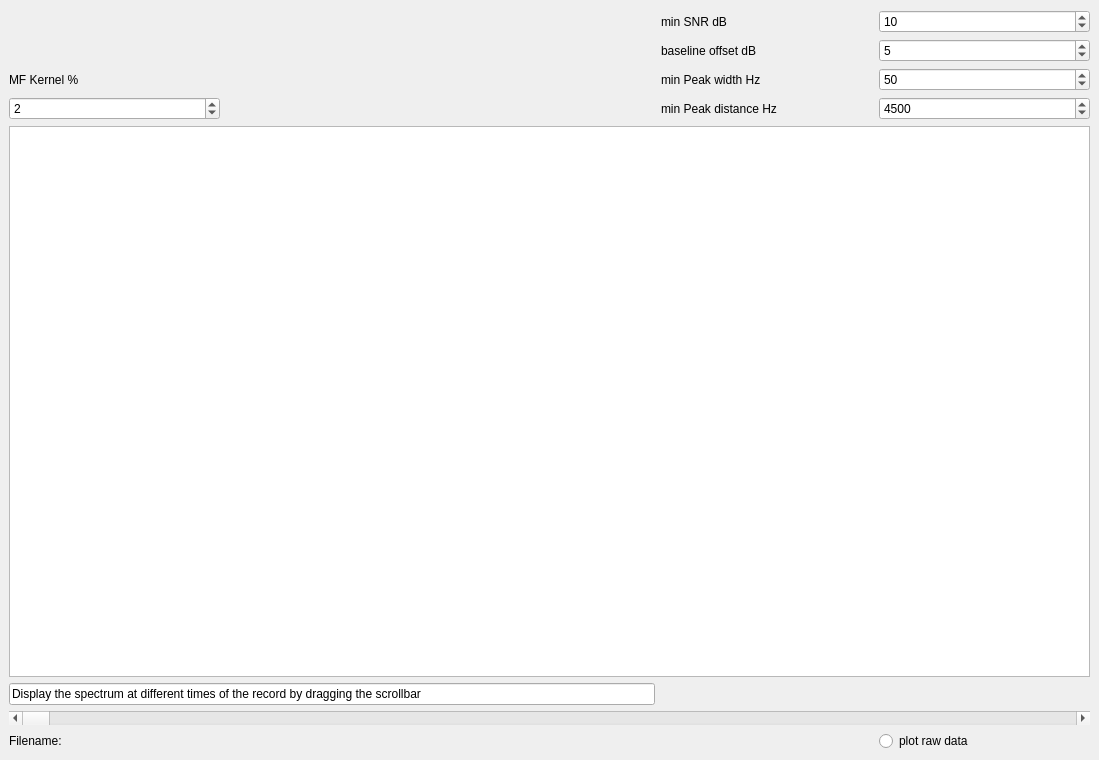
      <widget class="QWidget" name="tab_view_spectra">
       <attribute name="title">
        <string>View spectra</string>
       </attribute>
       <widget class="QWidget" name="gridLayoutWidget_2">
        <property name="geometry">
         <rect>
          <x>9</x>
          <y>10</y>
          <width>1081</width>
          <height>741</height>
         </rect>
        </property>
        <layout class="QGridLayout" name="gridLayout_4">
         <item row="6" column="0" colspan="5">
          <widget class="QScrollBar" name="horizontalScrollBar_view_spectra">
           <property name="toolTip">
            <string>move slider to browse through the record and plot spectra </string>
           </property>
           <property name="maximum">
            <number>1000</number>
           </property>
           <property name="pageStep">
            <number>1</number>
           </property>
           <property name="orientation">
            <enum>Qt::Horizontal</enum>
           </property>
          </widget>
         </item>
         <item row="2" column="3">
          <widget class="QLabel" name="label_12">
           <property name="toolTip">
            <string>select min width of a peak to be accepted as transmitter</string>
           </property>
           <property name="text">
            <string>min Peak width Hz</string>
           </property>
          </widget>
         </item>
         <item row="1" column="3">
          <widget class="QLabel" name="label_7">
           <property name="toolTip">
            <string>baseline offset from automated baseline</string>
           </property>
           <property name="text">
            <string>baseline offset dB</string>
           </property>
          </widget>
         </item>
         <item row="8" column="0">
          <widget class="QLabel" name="label_10">
           <property name="text">
            <string>Filename:</string>
           </property>
          </widget>
         </item>
         <item row="1" column="4">
          <widget class="QSpinBox" name="spinBoxminBaselineoffset">
           <property name="toolTip">
            <string>select baseline offset from automated baseline</string>
           </property>
           <property name="keyboardTracking">
            <bool>false</bool>
           </property>
           <property name="minimum">
            <number>-20</number>
           </property>
           <property name="maximum">
            <number>20</number>
           </property>
           <property name="singleStep">
            <number>5</number>
           </property>
           <property name="value">
            <number>5</number>
           </property>
          </widget>
         </item>
         <item row="0" column="4">
          <widget class="QSpinBox" name="spinBoxminSNR_ScannerTab">
           <property name="toolTip">
            <string>select number of steps for scanning through the spectrum and averaging SNRs</string>
           </property>
           <property name="keyboardTracking">
            <bool>false</bool>
           </property>
           <property name="minimum">
            <number>0</number>
           </property>
           <property name="maximum">
            <number>100</number>
           </property>
           <property name="singleStep">
            <number>5</number>
           </property>
           <property name="value">
            <number>10</number>
           </property>
          </widget>
         </item>
         <item row="0" column="3">
          <widget class="QLabel" name="label_4">
           <property name="toolTip">
            <string>minimum SNR for auto-selection of peaks</string>
           </property>
           <property name="text">
            <string>min SNR dB</string>
           </property>
          </widget>
         </item>
         <item row="3" column="4">
          <widget class="QSpinBox" name="spinBoxminPeakDistance">
           <property name="toolTip">
            <string>select min distance of a peak with respect to its neighbors to be accepted as transmitter</string>
           </property>
           <property name="keyboardTracking">
            <bool>false</bool>
           </property>
           <property name="minimum">
            <number>100</number>
           </property>
           <property name="maximum">
            <number>10000</number>
           </property>
           <property name="singleStep">
            <number>100</number>
           </property>
           <property name="value">
            <number>4500</number>
           </property>
          </widget>
         </item>
         <item row="3" column="3">
          <widget class="QLabel" name="label_14">
           <property name="toolTip">
            <string>select min distance of a peak with respect to its neighbors to be accepted as transmitter</string>
           </property>
           <property name="text">
            <string>min Peak distance Hz</string>
           </property>
          </widget>
         </item>
         <item row="2" column="4">
          <widget class="QSpinBox" name="spinBoxminPeakwidth">
           <property name="toolTip">
            <string>select min width of a peak to be accepted as transmitter</string>
           </property>
           <property name="keyboardTracking">
            <bool>false</bool>
           </property>
           <property name="suffix">
            <string/>
           </property>
           <property name="minimum">
            <number>1</number>
           </property>
           <property name="maximum">
            <number>2000</number>
           </property>
           <property name="singleStep">
            <number>5</number>
           </property>
           <property name="value">
            <number>50</number>
           </property>
           <property name="displayIntegerBase">
            <number>10</number>
           </property>
          </widget>
         </item>
         <item row="8" column="4">
          <widget class="QRadioButton" name="radioButton_plotraw">
           <property name="text">
            <string>plot raw data</string>
           </property>
          </widget>
         </item>
         <item row="3" column="0">
          <widget class="QSpinBox" name="spinBoxKernelwidth">
           <property name="toolTip">
            <string>width of the baseline filter kernel in % of full span of the band</string>
           </property>
           <property name="minimum">
            <number>1</number>
           </property>
           <property name="maximum">
            <number>30</number>
           </property>
           <property name="value">
            <number>2</number>
           </property>
          </widget>
         </item>
         <item row="2" column="0">
          <widget class="QLabel" name="label_19">
           <property name="toolTip">
            <string>width of the baseline filter kernel in % of full span of the band</string>
           </property>
           <property name="text">
            <string>MF Kernel %</string>
           </property>
          </widget>
         </item>
         <item row="5" column="0" colspan="3">
          <widget class="QLineEdit" name="lineEdit_evaltime">
           <property name="enabled">
            <bool>false</bool>
           </property>
           <property name="palette">
            <palette>
             <active>
              <colorrole role="WindowText">
               <brush brushstyle="SolidPattern">
                <color alpha="255">
                 <red>0</red>
                 <green>0</green>
                 <blue>0</blue>
                </color>
               </brush>
              </colorrole>
              <colorrole role="Midlight">
               <brush brushstyle="SolidPattern">
                <color alpha="255">
                 <red>227</red>
                 <green>227</green>
                 <blue>227</blue>
                </color>
               </brush>
              </colorrole>
              <colorrole role="Text">
               <brush brushstyle="SolidPattern">
                <color alpha="255">
                 <red>0</red>
                 <green>0</green>
                 <blue>0</blue>
                </color>
               </brush>
              </colorrole>
              <colorrole role="ButtonText">
               <brush brushstyle="SolidPattern">
                <color alpha="255">
                 <red>0</red>
                 <green>0</green>
                 <blue>0</blue>
                </color>
               </brush>
              </colorrole>
              <colorrole role="Base">
               <brush brushstyle="SolidPattern">
                <color alpha="255">
                 <red>255</red>
                 <green>255</green>
                 <blue>255</blue>
                </color>
               </brush>
              </colorrole>
             </active>
             <inactive>
              <colorrole role="WindowText">
               <brush brushstyle="SolidPattern">
                <color alpha="255">
                 <red>0</red>
                 <green>0</green>
                 <blue>0</blue>
                </color>
               </brush>
              </colorrole>
              <colorrole role="Midlight">
               <brush brushstyle="SolidPattern">
                <color alpha="255">
                 <red>227</red>
                 <green>227</green>
                 <blue>227</blue>
                </color>
               </brush>
              </colorrole>
              <colorrole role="Text">
               <brush brushstyle="SolidPattern">
                <color alpha="255">
                 <red>0</red>
                 <green>0</green>
                 <blue>0</blue>
                </color>
               </brush>
              </colorrole>
              <colorrole role="ButtonText">
               <brush brushstyle="SolidPattern">
                <color alpha="255">
                 <red>0</red>
                 <green>0</green>
                 <blue>0</blue>
                </color>
               </brush>
              </colorrole>
              <colorrole role="Base">
               <brush brushstyle="SolidPattern">
                <color alpha="255">
                 <red>255</red>
                 <green>255</green>
                 <blue>255</blue>
                </color>
               </brush>
              </colorrole>
             </inactive>
             <disabled>
              <colorrole role="WindowText">
               <brush brushstyle="SolidPattern">
                <color alpha="255">
                 <red>0</red>
                 <green>0</green>
                 <blue>0</blue>
                </color>
               </brush>
              </colorrole>
              <colorrole role="Midlight">
               <brush brushstyle="SolidPattern">
                <color alpha="255">
                 <red>243</red>
                 <green>243</green>
                 <blue>243</blue>
                </color>
               </brush>
              </colorrole>
              <colorrole role="Text">
               <brush brushstyle="SolidPattern">
                <color alpha="255">
                 <red>0</red>
                 <green>0</green>
                 <blue>0</blue>
                </color>
               </brush>
              </colorrole>
              <colorrole role="ButtonText">
               <brush brushstyle="SolidPattern">
                <color alpha="255">
                 <red>0</red>
                 <green>0</green>
                 <blue>0</blue>
                </color>
               </brush>
              </colorrole>
              <colorrole role="Base">
               <brush brushstyle="SolidPattern">
                <color alpha="255">
                 <red>255</red>
                 <green>255</green>
                 <blue>255</blue>
                </color>
               </brush>
              </colorrole>
             </disabled>
            </palette>
           </property>
           <property name="text">
            <string>Display the spectrum at different times of the record by dragging the scrollbar</string>
           </property>
          </widget>
         </item>
         <item row="0" column="2">
          <widget class="QLabel" name="label_25">
           <property name="text">
            <string/>
           </property>
          </widget>
         </item>
         <item row="0" column="1">
          <widget class="QLabel" name="label_26">
           <property name="text">
            <string/>
           </property>
          </widget>
         </item>
         <item row="4" column="0" colspan="5">
          <widget class="QGraphicsView" name="graphicsView">
           <property name="toolTip">
            <string>space for spectrum plot</string>
           </property>
          </widget>
         </item>
         <item row="8" column="1" colspan="3">
          <widget class="QLabel" name="label_Filename_ViewSpectra">
           <property name="text">
            <string/>
           </property>
          </widget>
         </item>
        </layout>
       </widget>
      </widget>
